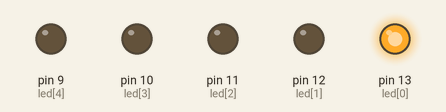
Recording of a sketch running on a simulated Arduino Uno, built with avr-gcc and run on an emulated ATmega328P. Parts: output pins drawn as LEDs (lit = HIGH).

Above: at 0.04 s.
At 0.68 s:
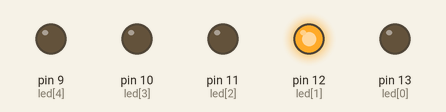
At 1.4 s:
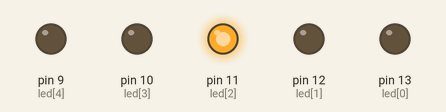
At 2.12 s:
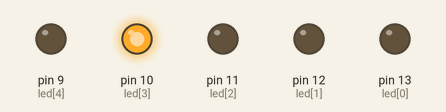
At 2.8 s:
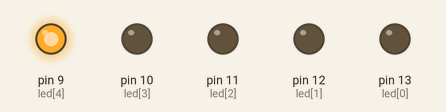
Timing chart, 0 to 3.1 s (numbered marks = the images above):
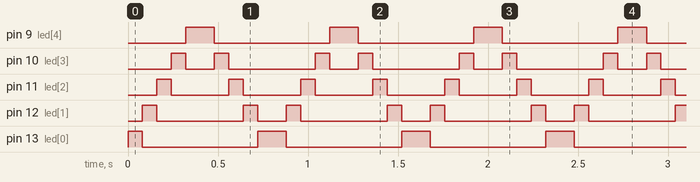

Measured:
- by itself, pin 9 (led[4]): alternates HIGH for 0.16 s and LOW for 0.64 s
- by itself, pin 10 (led[3]): repeats every 0.80 s: LOW 0.16 s, HIGH 0.08 s, LOW 0.48 s, HIGH 0.08 s
- by itself, pin 11 (led[2]): alternates HIGH for 0.08 s and LOW for 0.32 s
- by itself, pin 12 (led[1]): repeats every 0.80 s: LOW 0.48 s, HIGH 0.08 s, LOW 0.16 s, HIGH 0.08 s
- by itself, pin 13 (led[0]): repeats every 0.80 s: LOW 0.64 s, HIGH 0.16 s

The sketch:

zadanie3.ino
```cpp
int led[] = {13, 12, 11, 10, 9};

void setup()
{
  for(int i = 0; i < sizeof(led) / 2; i++)
    pinMode(led[i], OUTPUT);
}

void loop()
{
  for(int i = 0; i < sizeof(led) / 2; i++) {
    digitalWrite(led[i], HIGH);
    delay(80);
    digitalWrite(led[i], LOW);
  }
  for(int i = (sizeof(led) / 2) - 1; i >= 0; i--) {
    digitalWrite(led[i], HIGH);
    delay(80);
    digitalWrite(led[i], LOW);
  }
}
```
